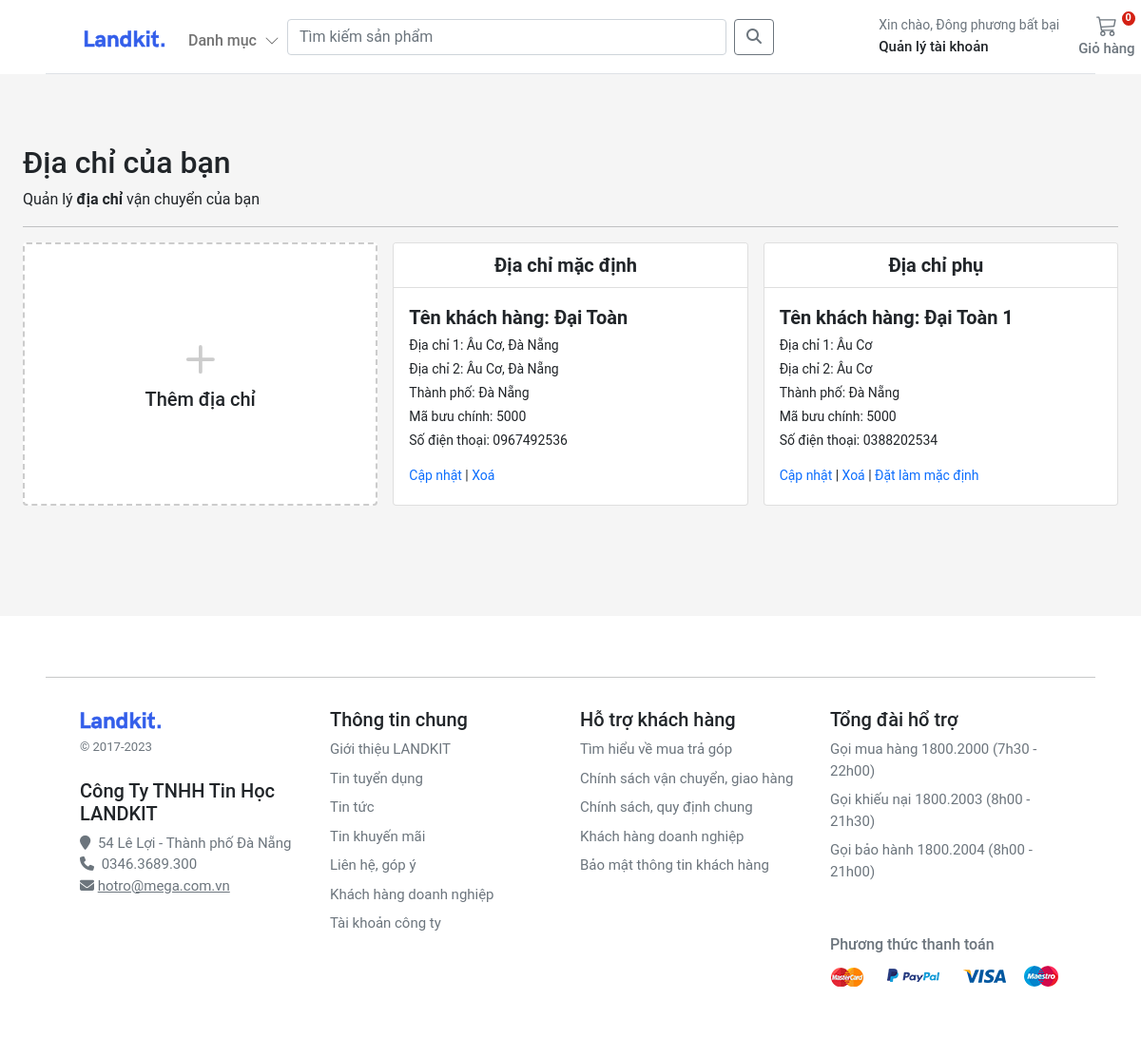
The page /account/addresses/ (signed in) on the database as committed earlier.
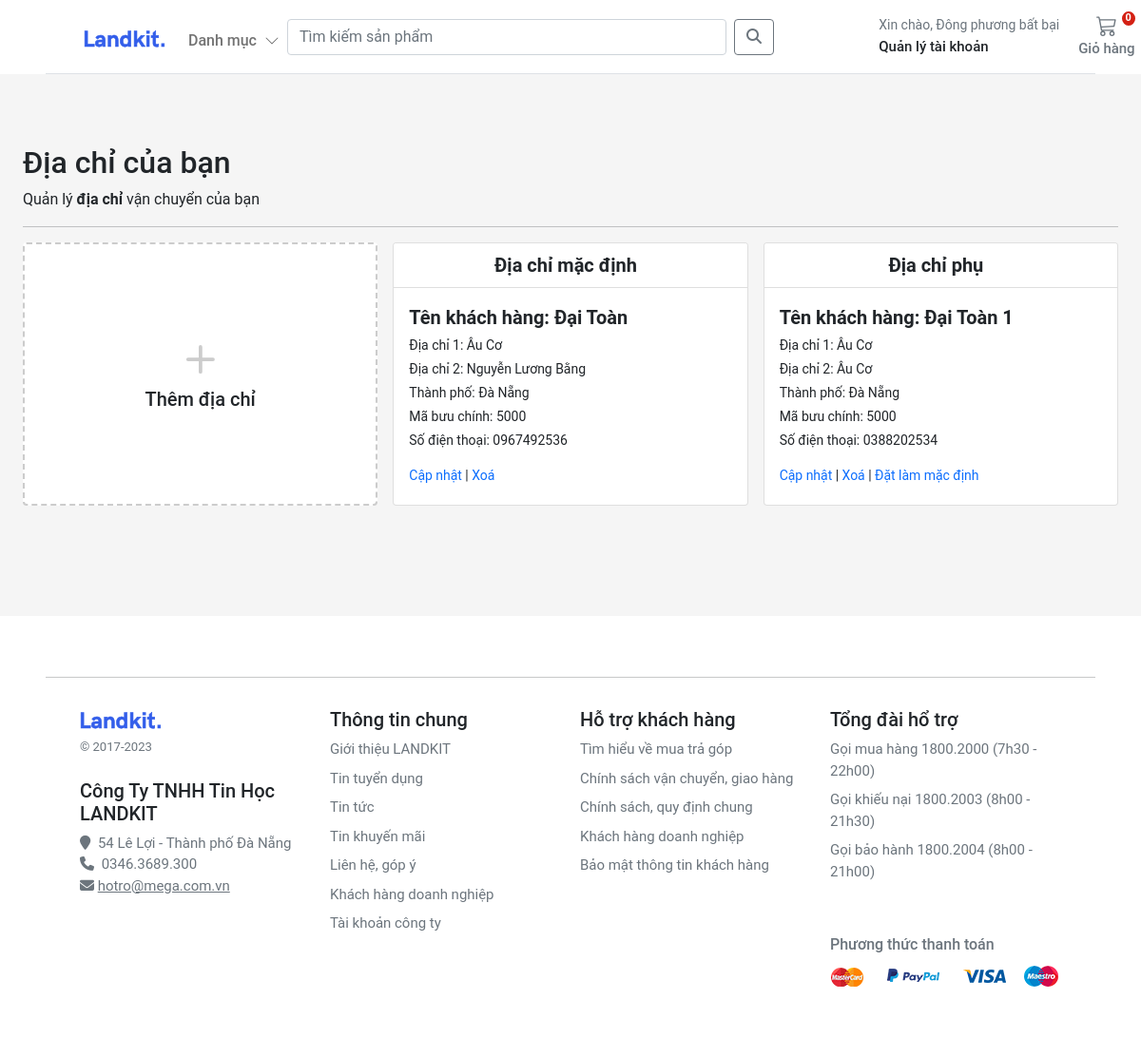
The same page on the database as committed later.
### account/models.py (models this page shows, shortened)
class Customer(AbstractBaseUser, PermissionsMixin):
    email = models.EmailField(_('email address'), unique=True)
    name = models.CharField(max_length=150)
    mobile = models.CharField(max_length=20, blank=True)
    is_active = models.BooleanField(default=False)
    is_staff = models.BooleanField(default=False)
    created = models.DateTimeField(auto_now_add=True)
    updated = models.DateTimeField(auto_now=True)
    objects = CustomAccountManager()
    USERNAME_FIELD = 'email'
    REQUIRED_FIELDS = ['name']
    class Meta:
        verbose_name = "Accounts"
        verbose_name_plural = "Accounts"

class Address(models.Model):
    id = models.UUIDField(primary_key=True, default=uuid.uuid4, editable=False)
    customer = models.ForeignKey(Customer, verbose_name=_("Customer"), on_delete=models.CASCADE)
    full_name = models.CharField(_("Full Name"), max_length=150)
    phone = models.CharField(_("Phone Number"), max_length=50)
    postcode = models.CharField(_("Postcode"), max_length=50)
    address_line = models.CharField(_("Address Line 1"), max_length=255)
    address_line2 = models.CharField(_("Address Line 2"), max_length=255)
    town_city = models.CharField(_("Town/City/State"), max_length=150)
    delivery_instructions = models.CharField(_("Delivery Instructions"), max_length=255)
    created_at = models.DateTimeField(_("Created at"), auto_now_add=True)
    updated_at = models.DateTimeField(_("Updated at"), auto_now=True)
    default = models.BooleanField(_("Default"), default=False)
    class Meta:
        verbose_name = "Address"
        verbose_name_plural = "Addresses"

### account/views.py (the view)
# urls.py: path("addresses/", views.view_address, name="addresses"),
@login_required
def view_address(request):
    addresses = Address.objects.filter(customer=request.user)
    return render(request, "account/dashboard/addresses.html", {"addresses": addresses})

### basket/basket.py (called while the page is built)
    def __len__(self):
        return sum(item["qty"] for item in self.basket.values())

### basket/context_processors.py (called while the page is built)
def basket(request):
    return {'basket': Basket(request)}

### store/context_processors.py (called while the page is built)
def categories(request):
    return {"categories": Category.objects.filter(level=0)}

### store/models.py (called while the page is built)
    def get_absolute_url(self):
        return reverse("store:category_list", args=[self.slug])

### templates/account/dashboard/addresses.html (shortened to what this page needs)
{% extends "../sub_base.html" %}
{% block sub_content %}
<h1 class="h2 mt-5">Địa chỉ của bạn</h1>
<div>Quản lý <b>địa chỉ</b> vận chuyển của bạn</div>
<hr />
<div class="container px-0">
  <div class="row row-cols-1 row-cols-sm-2 row-cols-md-3 g-3">
    <div class="col">
      <a href="{% url 'account:add_address' %}" class="text-reset text-decoration-none" role="button"
        style="max-width: 540px;">
        <div class="card mb-3 h-100" style="border: dashed 2px #ccc;">
          <div class="row g-0 h-100">
            <div class="col-12" style="min-height:100px">
              <div class="card-body text-center position-absolute top-50 start-50 translate-middle">
                <svg style="color:#ccc;" xmlns="http://www.w3.org/2000/svg" width="60" height="60" fill="currentColor"
                  class="bi bi-plus" viewBox="0 0 16 16">
                  <path
                    d="M8 4a.5.5 0 0 1 .5.5v3h3a.5.5 0 0 1 0 1h-3v3a.5.5 0 0 1-1 0v-3h-3a.5.5 0 0 1 0-1h3v-3A.5.5 0 0 1 8 4z" />
                </svg>
                <h1 class="h5">Thêm địa chỉ</h1>
              </div>
            </div>
          </div>
        </div>
      </a>
    </div>
    {% for address in addresses %}
    <div class="col">
      <div class="card pb-3">
        <div class="card-header bg-white small fw-bolder fs-5 text-center">
          {% if address.default %}
            Địa chỉ mặc định
          {% else %}
            Địa chỉ phụ
          {% endif %}
        </div>
        <div class="card-body small pb-1">
          <p class="card-text m-0 fw-bold fs-5">Tên khách hàng: {{address.full_name}}</p>
          <p class="card-text m-0 my-1">Địa chỉ 1: {{address.address_line}}</p>
          <p class="card-text m-0">Địa chỉ 2: {{address.address_line2}}</p>
          <p class="card-text m-0 my-1">Thành phố: {{address.town_city}}</p>
          <p class="card-text m-0">Mã bưu chính: {{address.postcode}}</p>
          <p class="card-text m-0 mt-1">Số điện thoại: {{address.phone}}</p>
          <div class="pt-3">
            <a href="{% url 'account:edit_address' address.id %}" class="text-decoration-none">Cập nhật</a>
            |
            <a href="{% url 'account:delete_address' address.id %}" class="text-decoration-none">Xoá</a>
            {% if not address.default %}
            | <a href="{% url 'account:set_default' address.id %}" class="text-decoration-none">Đặt làm mặc định</a>
            {% endif %}
          </div>
        </div>
      </div>
    </div>
    {% endfor %}
  </div>
</div>
{% endblock %}

### templates/account/sub_base.html
{% extends "../base.html" %}
{% load static %}
{% block stylesheet %}{% static 'css/account.css' %}{% endblock %}
{% block content %}
<div class="container" style="margin-top: 80px;">
  <div class="login d-flex align-items-center">
    <div class="col-12 col-md-12 col-lg-12 mx-auto">
      {% block sub_content %}{% endblock %}
    </div>
  </div>
</div>
{% endblock %}

### templates/base.html (shortened to what this page needs)
<!DOCTYPE html>
{% load static %}
<html xmlns:store="http://www.w3.org/1999/xhtml" xmlns:account="http://www.w3.org/1999/xhtml"
      xmlns:basket="http://www.w3.org/1999/xhtml">
<head>
    <link rel="stylesheet" href="https://cdnjs.cloudflare.com/ajax/libs/OwlCarousel2/2.3.4/assets/owl.carousel.min.css">
    <link rel="stylesheet"
          href="https://cdnjs.cloudflare.com/ajax/libs/OwlCarousel2/2.3.4/assets/owl.theme.default.min.css">
    <link rel="stylesheet" href="https://cdnjs.cloudflare.com/ajax/libs/fancybox/3.5.7/jquery.fancybox.min.css"/>
    <link href="https://cdn.jsdelivr.net/npm/bootstrap@5.0.0-beta1/dist/css/bootstrap.min.css" rel="stylesheet"
>
    <link rel="stylesheet" href="https://cdnjs.cloudflare.com/ajax/libs/font-awesome/4.7.0/css/font-awesome.min.css">
    <link rel="stylesheet" href="https://cdnjs.cloudflare.com/ajax/libs/font-awesome/6.4.0/css/all.min.css">
    <link rel="stylesheet" href="{% static 'css/base.css' %}">
    <link rel="stylesheet" href="{% block stylesheet %}{% endblock %}">
    <link rel="stylesheet" href="https://cdnjs.cloudflare.com/ajax/libs/OwlCarousel2/2.3.4/assets/owl.carousel.min.css">
    <link rel="stylesheet" href="https://cdnjs.cloudflare.com/ajax/libs/OwlCarousel2/2.3.4/assets/owl.theme.default.min.css">
</head>
<body>
<header class="fixed-top bg-white  px-5">
    <nav class="navbar navbar-expand-md navbar-light  border-bottom px-3">
        <div class="container-fluid px-md-4">
            <div class="d-flex w-100 navbar-collapse">
                <a class="navbar-brand d-flex-inline" href="/">
                    <img src="/media/images/brand.svg" class="navbar-brand-img" alt="...">
                </a>
                <ul class="navbar-nav me-auto mb-2 mb-md-0">
                    <li class="nav-item dropdown">
                        <a class="nav-link dropdown-toggle d-none d-md-block fw500 mt-2" href="#" id="navbarDropdown1"
                           role="button"
                           data-bs-toggle="dropdown" aria-expanded="false">
                            Danh mục
                            <i class="ps-1">
                                <svg xmlns="http://www.w3.org/2000/svg" width="16" height="16" fill="currentColor"
                                     class="bi bi-chevron-down" viewBox="0 0 16 16">
                                    <path fill-rule="evenodd"
                                          d="M1.646 4.646a.5.5 0 0 1 .708 0L8 10.293l5.646-5.647a.5.5 0 0 1 .708.708l-6 6a.5.5 0 0 1-.708 0l-6-6a.5.5 0 0 1 0-.708z"/>
                                </svg>
                            </i>
                        </a>
                    </li>
                </ul>
                <form class="d-flex col-6" style="margin-right:10%;" action="{% url 'store:search' %}">
                    <input class="form-control me-2" type="search" placeholder="Tìm kiếm sản phẩm" aria-label="Search"
                           name="q">
                    <button class="btn btn-outline-secondary" type="submit"><i class="fa-solid fa-magnifying-glass"></i>
                    </button>
                </form>
                <div>
                    <div class="collapse navbar-collapse" id="navbarSupportedContent2">
                        <ul class="navbar-nav me-auto mb-2 mb-lg-0">
                            <li class="nav-item dropdown">
                                <a class="nav-link dropdown-toggle text-reset" href="#" id="navbarDropdown"
                                   role="button"
                                   data-bs-toggle="dropdown" aria-expanded="false">
                                    <div class="small text-muted">Xin chào,
                                        {% if user.is_authenticated %}
                                        {{ request.user.name }}
                                        {% else %}
                                        Login
                                        {% endif %}
                                    </div>
                                    <span class="fs15 fw500">Quản lý tài khoản
                        </span>
                                </a>
                            </li>
                        </ul>
                    </div>
                </div>
                <a type="button" role="button" href="{% url 'basket:basket_summary' %}"
                   class="btn btn-outline-secondary border-0 basket-btn">
                    {% with quantity_basket=basket|length %}
                    <div id="basket-qty" class="basket-qty">
                        {% if quantity_basket > 0 %}
                        {{ quantity_basket }}
                        {% else %}
                        0
                        {% endif %}
                    </div>
                    {% endwith %}
                    <div>
                    </div>
                    <span class="fs15 fw500 text-nowrap">Giỏ hàng</span>
                </a>
            </div>
        </div>
    </nav>
</header>
<main class="pt-4 pb-3">
    {% block content %} {% endblock %}
</main>
<footer class="container-fluid bg-white py-5 footer px-5" style="margin-top: 100px">
    <hr>
    <div class="row pt-3 mx-4 fs15">
        <div class="col-12 col-md mb-3">
            <img src="/media/images/brand.svg" class="navbar-brand-img" alt="...">
            <small class="d-block mb-4 text-muted mt-2">&copy; 2017-2023</small>
            <h5>Công Ty TNHH Tin Học LANDKIT</h5>
            <i class="fa fa-map-marker text-grey" aria-hidden="true"> </i>
            <span class="text-grey bf-space">54 Lê Lợi - Thành phố Đà Nẵng</span>
            <br/>
            <i class="fa fa-phone text-grey " aria-hidden="true"> </i>
            <span class="text-grey bf-space">0346.3689.300</span>
            <i class="fa fa-envelope text-grey " aria-hidden="true"></i>
            <a class="text-grey" href="mailto:hotro@mega.com.vn">hotro@mega.com.vn</a>
        </div>
        <div class="col-12 col-md fs15">
            <h5>Thông tin chung</h5>
            <ul class="list-unstyled">
                <li><a class="link-secondary text-decoration-none" href="#">Giới thiệu LANDKIT</a></li>
                <li><a class="link-secondary text-decoration-none" href="#">Tin tuyển dụng</a></li>
                <li><a class="link-secondary text-decoration-none" href="#">Tin tức</a></li>
                <li><a class="link-secondary text-decoration-none" href="#">Tin khuyến mãi</a></li>
                <li><a class="link-secondary text-decoration-none" href="#">Liên hệ, góp ý</a></li>
                <li><a class="link-secondary text-decoration-none" href="#">Khách hàng doanh nghiệp</a></li>
                <li><a class="link-secondary text-decoration-none" href="#">Tài khoản công ty</a></li>
            </ul>
        </div>
        <div class="col-12 col-md fs15">
            <h5>Hỗ trợ khách hàng</h5>
            <ul class="list-unstyled">
                <li><a class="link-secondary text-decoration-none" href="#">Tìm hiểu về mua trả góp</a></li>
                <li><a class="link-secondary text-decoration-none" href="#">Chính sách vận chuyển, giao hàng</a></li>
                <li><a class="link-secondary text-decoration-none" href="#">Chính sách, quy định chung</a></li>
                <li><a class="link-secondary text-decoration-none" href="#">Khách hàng doanh nghiệp</a></li>
                <li><a class="link-secondary text-decoration-none" href="#">Bảo mật thông tin khách hàng</a></li>
            </ul>
        </div>
        <div class="col-12 col-md fs15">
            <h5>Tổng đài hổ trợ</h5>
            <ul class="list-unstyled">
                <li><a class="link-secondary text-decoration-none" href="#">Gọi mua hàng 1800.2000 (7h30 - 22h00)</a>
                </li>
                <li><a class="link-secondary text-decoration-none" href="#">Gọi khiếu nại 1800.2003 (8h00 - 21h30)</a>
                </li>
                <li><a class="link-secondary text-decoration-none" href="#">Gọi bảo hành 1800.2004 (8h00 - 21h00)</a>
                </li>
            </ul>
            <h3 class="company-info text-grey mt-5">Phương thức thanh toán</h3>
            <a class="icons icon-payment current" href=""></a>
        </div>
    </div>
</footer>
</body>
</html>

### static/css/base.css (style rules this page uses)
@media (min-width: 1000px) { .container { max-width: 1250px; padding: 0 50px; } }
@media (max-width: 1200px) { .container { max-width: 100%; padding:0 24px; } }
.dropdown-toggle::after { display: none; }
body { background: #f5f5f5 !important; }
html, body, p, div { letter-spacing: -0.02px; font-family: 'Roboto', sans-serif; }
.fs15 { font-size: 0.9375rem; }
.fw500 { font-weight: 500; }
.basket-qty { color: #fff; background: #d42114; border: 2px solid #fff; border-radius: 50%; text-align: center; font-size: 11px; height: 15px; width: 14px; position: absolute; box-sizing: content-box; font-weight: 600; display: flex; justify-content: center; align-items: center; top: 1px; right: 10px; }
.basket-btn { position: relative; }
.company-info { font-size: 16px; margin-top: 20px; }
.icons.icon-payment { width: 243px; height: 32px; background-position: -31px -58px; }
.icons { display: inline-block; background-image: url(../../media/images/sprite.png); background-repeat: no-repeat; vertical-align: middle; }
.bf-space { margin-left: 4px; }
.text-grey { color: #6c757d !important; }
.footer > div > div > ul > li { padding-bottom:8px; }

Rows that differ between the two databases and show on the page:
changed Address "Đại Toàn": address_line "Âu Cơ, Đà Nẵng" → "Âu Cơ"; address_line2 "Âu Cơ, Đà Nẵng" → "Nguyễn Lương Bằng"
